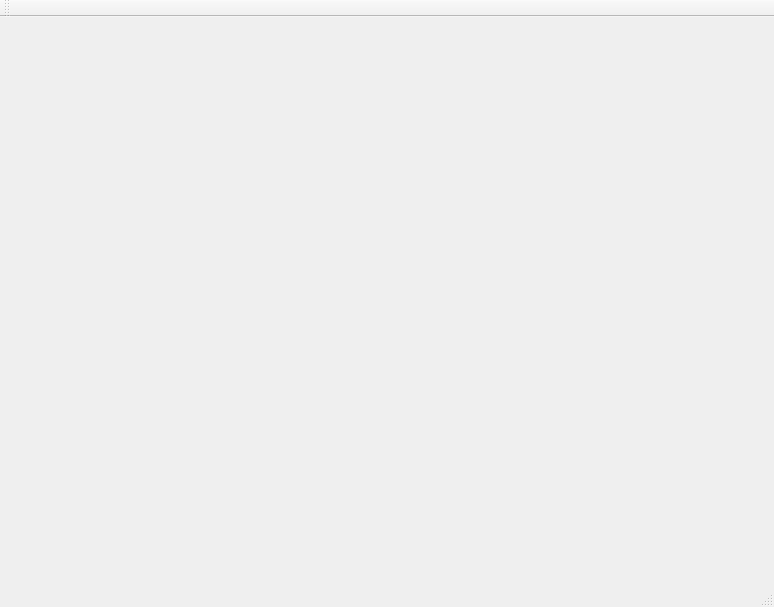
<?xml version="1.0" encoding="UTF-8"?>
<ui version="4.0">
 <class>MainWindow</class>
 <widget class="QMainWindow" name="MainWindow">
  <property name="geometry">
   <rect>
    <x>0</x>
    <y>0</y>
    <width>774</width>
    <height>607</height>
   </rect>
  </property>
  <property name="windowTitle">
   <string>MainWindow</string>
  </property>
  <widget class="QWidget" name="centralWidget">
   <layout class="QVBoxLayout" name="verticalLayout_3"/>
  </widget>
  <widget class="QMenuBar" name="menuBar">
   <property name="geometry">
    <rect>
     <x>0</x>
     <y>0</y>
     <width>774</width>
     <height>25</height>
    </rect>
   </property>
  </widget>
  <widget class="QToolBar" name="mainToolBar">
   <attribute name="toolBarArea">
    <enum>TopToolBarArea</enum>
   </attribute>
   <attribute name="toolBarBreak">
    <bool>false</bool>
   </attribute>
  </widget>
  <widget class="QStatusBar" name="statusBar"/>
 </widget>
 <layoutdefault spacing="6" margin="11"/>
 <resources/>
 <connections/>
</ui>
